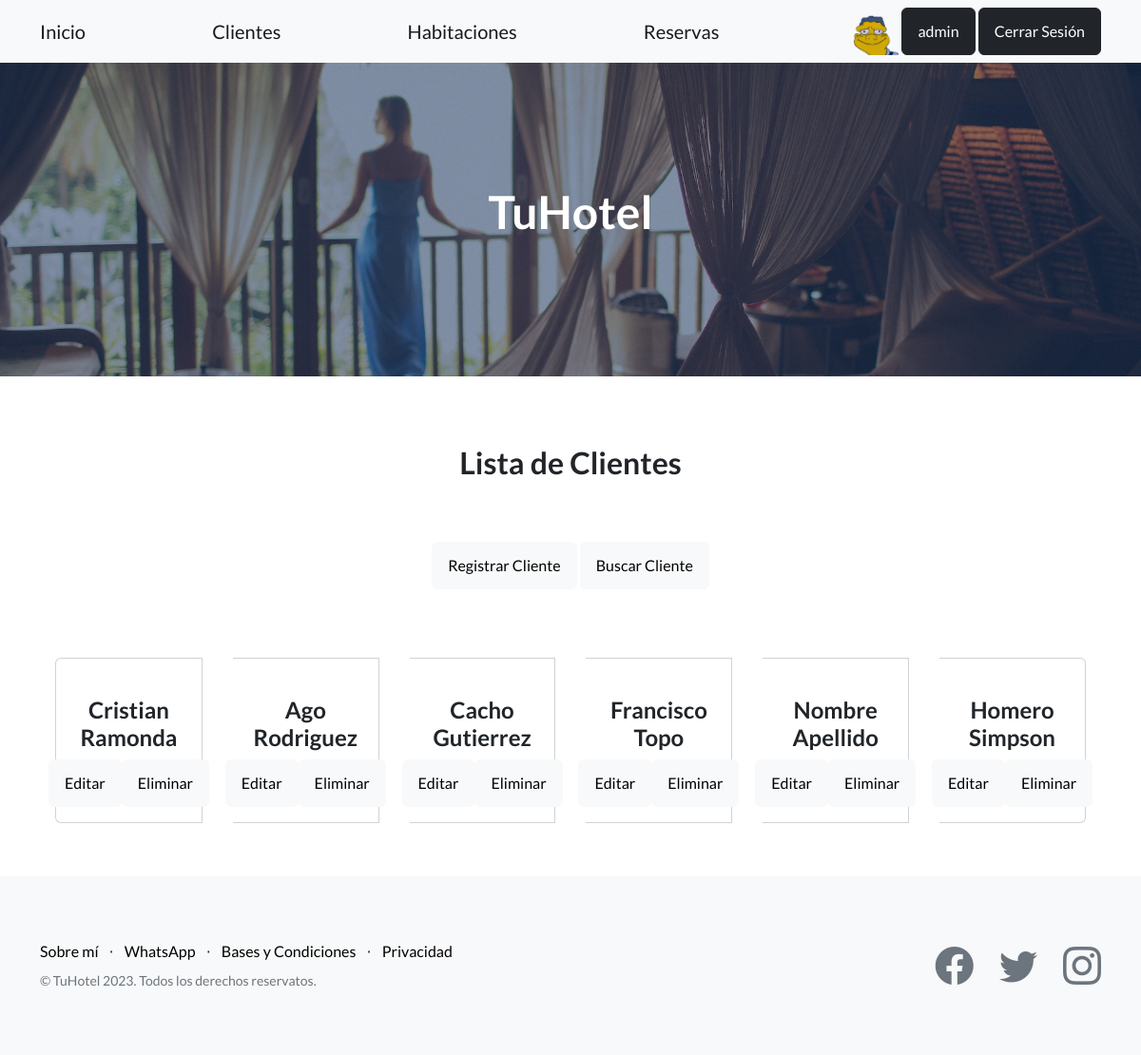
The page /apphotel/lista-cliente/ (signed in) on the database its author committed.
### AppHotel/models.py (models this page shows, shortened)
class Cliente(models.Model):
    nombre = models.CharField(max_length=50)
    documento = models.IntegerField()
    email = models.EmailField(max_length=30)

### AppHotel/views.py (the view)
# urls.py: path('lista-cliente/', lista_clientes, name = 'ListaClientes'),
@login_required
def lista_clientes(request):
    lista_clientes = Cliente.objects.all()
    try:
        avatar = Avatar.objects.get(user=request.user.id)
        return render(request, 'lista_clientes.html', {"lista_clientes":lista_clientes , 'url': avatar.imagen.url })
    except:
        return render(request, 'lista_clientes.html', {"lista_clientes":lista_clientes})

### AppHotel/templates/lista_clientes.html (shortened to what this page needs)
{% extends 'base.html' %}
{% load static %}
{% block contenido_cambio %}
    <h2 class="mx-auto my-5 p-3">Lista de Clientes</h2>
    <div>
        <a style="text-decoration: none; outline: none;" href="{% url 'RegistroClientes'  %}">
            <button class="btn btn-light">Registrar Cliente</button>
        </a>
        <a href="{% url 'BuscaCliente'  %}">
            <button class="btn btn-light">Buscar Cliente</button>
        </a>
    </div>
    <br>
        <div class="container text-center">
            <div class="card-group mt-5">
                {% for cliente in lista_clientes  %}
                        <div class="card mx-3">
                                <div class="card-body ">
                                    <h4 class="mt-4 card-title">
                                        {{cliente.nombre}}
                                    </h4>
                                    <form action= "{% url 'EliminaCliente' cliente.id %}" method='POST'>{% csrf_token %}
                                        <div class="d-flex justify-content-center">
                                            <a class="" href="{% url 'EditarClientes' cliente.id %}">
                                                <button type="button" class="btn btn-light">Editar</button>
                                            </a>
                                            <button class="btn btn-light"  type="submit">
                                                Eliminar
                                            </button>
                                        </div>
                                    </form>
                                </div>
                        </div>
                {% endfor %}
            </div>
        </div>
{% endblock contenido_cambio %}

### AppHotel/templates/navbar.html
<nav class="navbar navbar-light bg-light static-top">
    <div class="container">
        <a class="navbar-brand" href= {% url 'Inicio' %} >Inicio</a>
        <a class="navbar-brand" href= {% url 'ListaClientes' %} >Clientes</a>
        <a class="navbar-brand" href= {% url 'ListaHabitacion' %} >Habitaciones</a>
        <a class="navbar-brand" href= {% url 'ListaReservas' %} >Reservas</a>
        {% if user.is_authenticated %}
             <div >
                {% if url %}
                    <img  height="50px" src="{{ url }}" alt="Avatar">
                {% endif %}
                <a class="btn btn-dark " href="{% url 'EditarUsuario' %}">{{ user.username }}</a>
                <a class="btn btn-dark" href= {% url 'Logout' %} >Cerrar Sesión</a>
            </div>
        {% else %}
            <a class="btn btn-dark" href= {% url 'Login' %}  >Iniciar Sesión</a>
        {% endif %}
    </div>
</nav>

### rows shown on the page
Cliente: nombre "Cristian Ramonda"
Cliente: nombre "Ago Rodriguez"
Cliente: nombre "Cacho Gutierrez"
Cliente: nombre "Francisco Topo"
Cliente: nombre "Nombre Apellido"
Cliente: nombre "Homero Simpson"

### other values the page prints
{{ user.username }} "admin"
